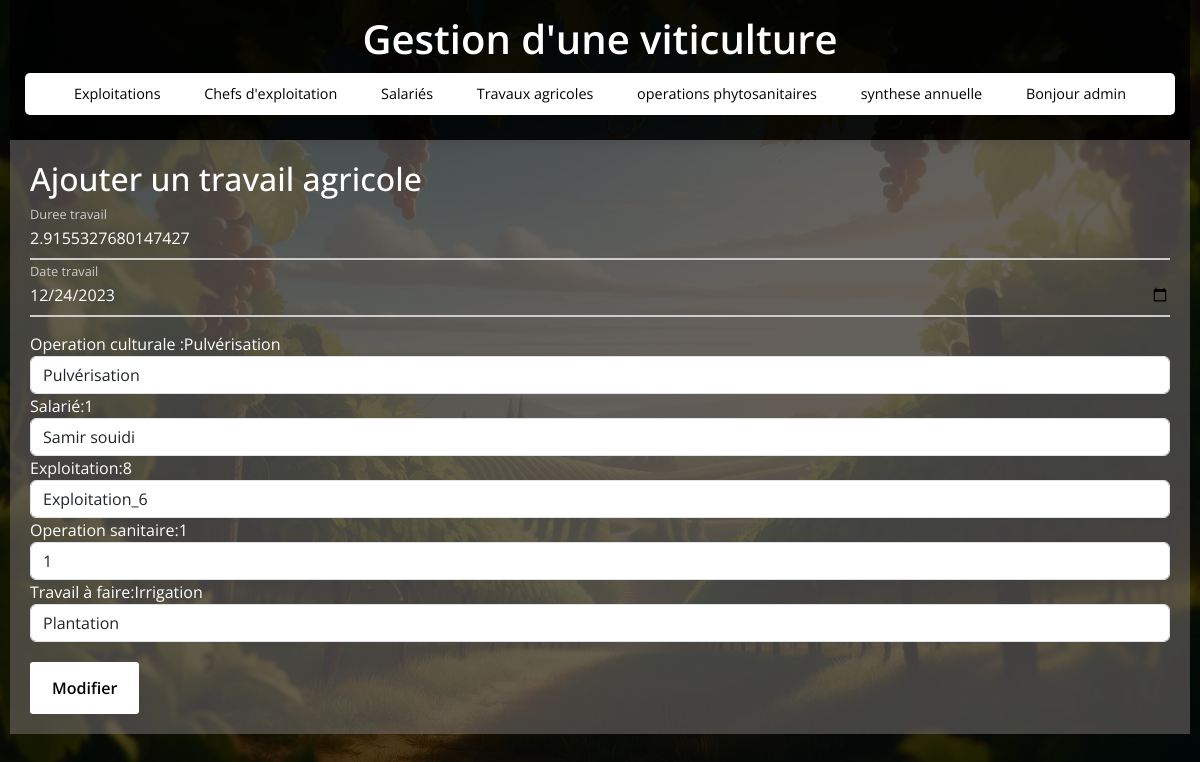
The page /travaux/edit/1 (signed in) on the database its author committed.
### tables this page shows
CREATE TABLE travaux_agricoles (
                    id_travail INTEGER PRIMARY KEY,
                    type_travail TEXT,
                    date_travail TEXT,
                    id_exploitation INTEGER,
                    salarie_id INTEGER,
                    operation_culturale TEXT,
                    Duree FLOAT,
                    id_operation_sanitaire INTEGER,
                    FOREIGN KEY(id_operation_sanitaire) REFERENCES operations_phytosanitaires(id_operation_sanitaire),
                    FOREIGN KEY(id_exploitation) REFERENCES exploitations(id_exploitation)
                );

CREATE TABLE salaries (
                    id_salarie INTEGER PRIMARY KEY,
                    identifiant_sal TEXT,
                    nom_salarie TEXT,
                    prenom_salarie TEXT,
                    date_embauche TEXT,
                    id_exploitation INTEGER,
                    FOREIGN KEY(id_exploitation) REFERENCES exploitations(id_exploitation)
                );

CREATE TABLE exploitations (
                    id_exploitation INTEGER PRIMARY KEY,
                    nom_exploitation TEXT,
                    superficie REAL
                );

### app.py (the view, shortened to what this page needs)
@app.route('/travaux/edit/<int:id>', methods=('GET', 'POST'))
def edit_travail(id):
    if 'user_id' not in session:
        return redirect(url_for('login'))
    conn = get_db_connection()
    travail = conn.execute('SELECT * FROM travaux_agricoles WHERE id_travail = ?', (id,)).fetchone()
    exploitations = conn.execute('SELECT * FROM exploitations').fetchall()  # Récupérer toutes les exploitations
    salaries = conn.execute('SELECT * FROM salaries').fetchall()  # Récupérer toutes les salaries
    conn.close()
    return render_template('edit_travail.html', travail=travail, exploitations=exploitations,salaries=salaries)

### app.py (called while the page is built)
def get_db_connection():
    conn = sqlite3.connect(DB_NAME)
    conn.row_factory = sqlite3.Row  # Retourne les résultats sous forme de dictionnaire
    return conn

### templates/edit_travail.html (shortened to what this page needs)
{% extends 'base.html' %}
{% block content %}
    <h2>Ajouter un travail agricole </h2>
    <form action="{{ url_for('edit_travail', id=travail.id_travail) }}" method="POST">
        <div class="input-field">
            <input type="text"  name="duree" value="{{ travail.duree }}" id="duree" required>
            <label>Duree travail</label>
        </div>
        <div class="input-field">
            <input type="date"  name="date_travail" value="{{ travail.date_travail }}" id="date_travail" required>
            <label>Date travail</label>
        </div>
        <div  style="width:100%">
            <label>Operation culturale :{{ travail.operation_culturale }}</label>
            <select id="operation_culturale" name="operation_culturale"  class="form-control"  required>
                <option value="Pulvérisation" {% if travail.operation_culturale == "Pulvérisation" %}selected{% endif %}>Pulvérisation</option>
            </select>
        </div>
        <div  style="width:100%">
            <label>Salarié:{{ travail.salarie_id }}</label>
            <select id="salarie_id" name="salarie_id"  class="form-control"  required>
                {% for salarie in salaries %}
                    <option value="{{ salarie.id_salarie }}"
                    {% if salarie.id_salarie == travail.salarie_id %}selected{% endif %}
                     >{{ salarie.nom_salarie }} {{ salarie.prenom_salarie }}</option>
                {% endfor %}
            </select>
        </div>
        <div  style="width:100%">
            <label>Exploitation:{{ travail.id_exploitation }}</label>
            <select id="id_exploitation" name="id_exploitation"  class="form-control"  required>
                {% for exploitation in exploitations %}
                    <option value="{{ exploitation.id_exploitation }}"
                    {% if exploitation.id_exploitation == travail.id_exploitation %}selected{% endif %}
                     >{{ exploitation.nom_exploitation }}</option>
                {% endfor %}
            </select>
        </div>
        <div  style="width:100%">
            <label>Operation sanitaire:{{ travail.id_operation_sanitaire }}</label>
            <select id="id_operation_sanitaire" name="id_operation_sanitaire"  class="form-control"  required>
                <option value="1" {% if travail.operation_culturale == '1' %}selected{% endif %}>1</option>
            </select>
        </div>
        <div  style="width:100%">
            <label>Travail à faire:{{ travail.type_travail }}</label>
            <select id="type_travail" name="type_travail"  class="form-control"  required>
                <option value="Plantation" {% if travail.operation_culturale == 'Plantation' %}selected{% endif %}>Plantation</option>
            </select>
        </div>
        <button class="button"  type="submit">Modifier</button>
    </form>
{% endblock %}

### static/style.css (style rules this page uses)
* { margin: 0; padding: 0; box-sizing: border-box; font-family: "Open Sans", sans-serif; }
body { display: flex; flex-direction: column; align-items: center; justify-content: flex-start; min-height: 100vh; width: 100%; background: url("./img/viticulture.webp") center/cover no-repeat, #000; padding: 0 10px; position: relative; overflow-y: auto; color: #fff; }
body::before { content: ""; position: absolute; width: 100%; height: 100%; background: rgba(0, 0, 0, 0.7); z-index: -1; }
h2 { font-size: 2rem; margin-bottom: 20px; color: #fff; }
.input-field { position: relative; border-bottom: 2px solid #ccc; margin: 15px 0; }
.input-field label { position: absolute; top: 50%; left: 0; transform: translateY(-50%); color: #ccc; font-size: 16px; pointer-events: none; transition: 0.15s ease; }
.input-field input { width: 100%; height: 40px; background: transparent; border: none; outline: none; font-size: 16px; color: #fff; }
.input-field input:focus~label, .input-field input:valid~label { font-size: 0.8rem; top: 10px; transform: translateY(-120%); }
.button { background: #fff; color: #000; font-weight: 600; border: none; padding: 12px 20px; cursor: pointer; border-radius: 3px; font-size: 16px; border: 2px solid transparent; transition: 0.3s ease; margin-top: 20px; }

### rows shown on the page
travaux_agricoles: duree "2.9155327680147427", date_travail "12/24/2023", operation_culturale "Pulvérisation", salarie_id "1", salarie_id "Samir souidi", id_exploitation "8", id_exploitation "Exploitation_6", id_operation_sanitaire "1", type_travail "Irrigation"

### other values the page prints
{{ session.get('admin') }} "admin"
